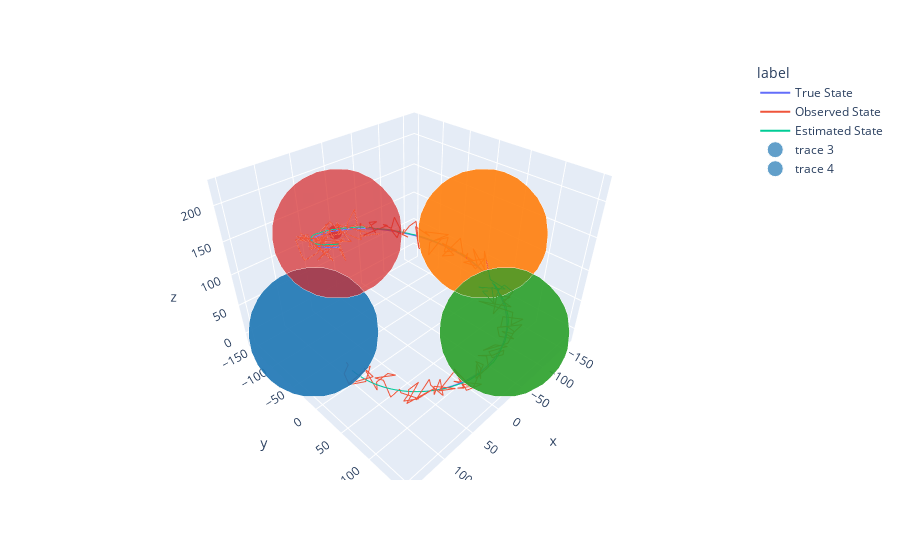

Here is the notebook cell this chart was saved with:
### Code cell
plt.add_trace(go.Scatter3d(
        mode='markers',
        x=[150,-150,0,0],
        y=[0,0,150,-150],
        z=[100,100,100,100],
        marker=dict(color=px.colors.qualitative.D3,size=[90, 90, 90,90],sizemode='diameter'
        )
    )
)

### Figure 1 — Plotly figure (JSON) as saved in the notebook; plotly's stock layout.template omitted (floating-point values rounded to 4 significant figures; data arrays with more than 128 entries replaced by an {"elided": "..."} marker saying what was removed)
{"data": [{"hovertemplate": "label=True State<br>x=%{x}<br>y=%{y}<br>z=%{z}<extra></extra>", "legendgroup": "True State", "line": {"color": "#636efa", "dash": "solid"}, "marker": {"symbol": "circle"}, "mode": "lines", "name": "True State", "scene": "scene", "showlegend": true, "type": "scatter3d", "x": {"elided": "201 float values"}, "y": {"elided": "201 float values"}, "z": {"elided": "201 float values"}}, {"hovertemplate": "label=Observed State<br>x=%{x}<br>y=%{y}<br>z=%{z}<extra></extra>", "legendgroup": "Observed State", "line": {"color": "#EF553B", "dash": "solid"}, "marker": {"symbol": "circle"}, "mode": "lines", "name": "Observed State", "scene": "scene", "showlegend": true, "type": "scatter3d", "x": {"elided": "201 float values"}, "y": {"elided": "201 float values"}, "z": {"elided": "201 float values"}}, {"hovertemplate": "label=Estimated State<br>x=%{x}<br>y=%{y}<br>z=%{z}<extra></extra>", "legendgroup": "Estimated State", "line": {"color": "#00cc96", "dash": "solid"}, "marker": {"symbol": "circle"}, "mode": "lines", "name": "Estimated State", "scene": "scene", "showlegend": true, "type": "scatter3d", "x": {"elided": "201 float values"}, "y": {"elided": "201 float values"}, "z": {"elided": "201 float values"}}, {"marker": {"color": ["#1F77B4", "#FF7F0E", "#2CA02C", "#D62728", "#9467BD", "#8C564B", "#E377C2", "#7F7F7F", "#BCBD22", "#17BECF"], "size": [90, 90, 90], "sizemode": "diameter"}, "mode": "markers", "type": "scatter3d", "x": [150, -150, 0, 0], "y": [0, 0, 150, -150], "z": [100, 100, 100, 100]}, {"marker": {"color": ["#1F77B4", "#FF7F0E", "#2CA02C", "#D62728", "#9467BD", "#8C564B", "#E377C2", "#7F7F7F", "#BCBD22", "#17BECF"], "size": [90, 90, 90, 90], "sizemode": "diameter"}, "mode": "markers", "type": "scatter3d", "x": [150, -150, 0, 0], "y": [0, 0, 150, -150], "z": [100, 100, 100, 100]}], "layout": {"legend": {"title": {"text": "label"}, "tracegroupgap": 0}, "margin": {"t": 60}, "scene": {"domain": {"x": [0, 1], "y": [0, 1]}, "xaxis": {"title": {"text": "x"}}, "yaxis": {"title": {"text": "y"}}, "zaxis": {"title": {"text": "z"}}}}}
